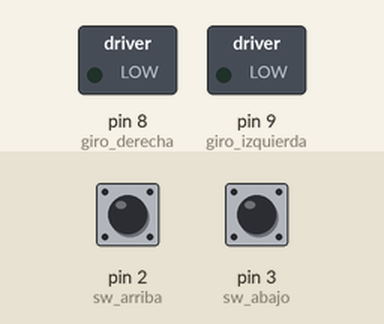
Bench run of a sketch on a simulated Arduino Uno, built with avr-gcc and run on an emulated ATmega328P. On the bench: switched loads named in the sketch (green lamp = pin HIGH). Inputs (shaded band) come from the test bench; at power-on: pin 2 (sw_arriba) HIGH, pin 3 (sw_abajo) HIGH. The modem accepts every AT command (registered, SIM ready, sends succeed) and sends nothing else.

Above: at 6.2 s.
6.3 s: pin 2 (sw_arriba) pulled LOW for 0.15 s
At 6.37 s:
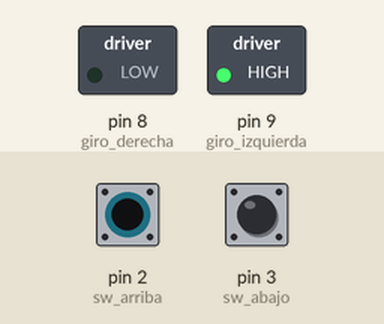
7.9 s: pin 3 (sw_abajo) pulled LOW for 0.15 s
At 7.97 s:
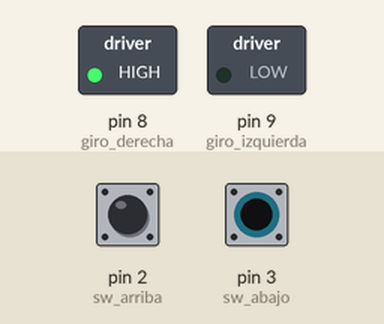
9.5 s: pin 3 (sw_abajo) pulled LOW for 3.2 s
At 13.6 s:
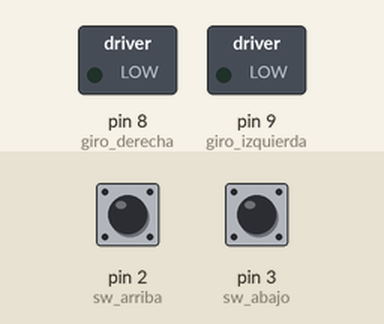
14.2 s: pin 2 (sw_arriba) pulled LOW for 3.2 s
At 14.7 s:
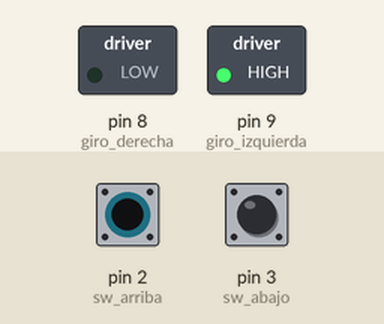
Timing chart, 0 to 18.9 s (numbered marks = the images above; inputs shaded):
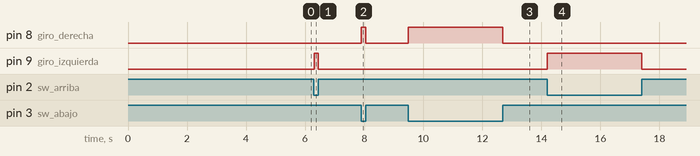

The sketch:

Arduino_persiana.ino
```cpp
#include <SoftwareSerial.h>

// Pines para la comunicación Serial con ESP8266
const int RX_PIN = 10; // Conectar al TX del ESP8266
const int TX_PIN = 11; // Conectar al RX del ESP8266

// Crea una instancia de SoftwareSerial
SoftwareSerial esp8266(RX_PIN, TX_PIN);

// Credenciales de Wi-Fi para el modo AP del ESP8266
const char* ssid = "Alan 2,4G";
const char* password = "Fran2002";

// Entradas y salidas para los botones y el motor
int sw_arriba = 2;
int sw_abajo = 3;
int giro_derecha = 8;
int giro_izquierda = 9;

void setup() {
  // Configuración de los pines de entrada para los botones
  pinMode(sw_arriba, INPUT_PULLUP);
  pinMode(sw_abajo, INPUT_PULLUP);

  // Configuración de los pines de salida para el motor
  pinMode(giro_derecha, OUTPUT);
  pinMode(giro_izquierda, OUTPUT);
  digitalWrite(giro_derecha, LOW);
  digitalWrite(giro_izquierda, LOW);

  // Inicia la comunicación Serial con el ordenador
  Serial.begin(115200);

  // Inicia la comunicación Serial con el ESP8266
  esp8266.begin(115200);

  // Comandos AT para configurar el ESP8266
  esp8266.println("AT"); // Comando de prueba para verificar la comunicación
  delay(1000);
  esp8266.println("AT+CWMODE=2"); // Establece el ESP8266 en modo AP
  delay(1000);
  esp8266.println("AT+CWSAP=\"" + String(ssid) + "\",\"" + String(password) + "\",1,3"); // Configura el SSID y contraseña del AP
  delay(1000);
  esp8266.println("AT+CIPMUX=1"); // Habilita múltiples conexiones
  delay(1000);
  esp8266.println("AT+CIPSERVER=1,80"); // Inicia el servidor en el puerto 80
  delay(1000);
}

void loop() {
  // Comprueba el estado de los botones y actúa en consecuencia
  if (digitalRead(sw_arriba) == LOW) {
    // Si el botón de subir está presionado, subir la persiana
    subir_persiana();
  }
  else if (digitalRead(sw_abajo) == LOW) {
    // Si el botón de bajar está presionado, bajar la persiana
    bajar_persiana();
  }
  else {
    // Si no se está presionando ninguno de los botones, detener el motor
    parar_motor();
  }

  // Comprueba si hay datos disponibles desde el ESP8266
  if (esp8266.available()) {
    String command = esp8266.readStringUntil('\n');

    if (command.indexOf("/SUBIR") != -1) {
      subir_persiana();
    }
    else if (command.indexOf("/BAJAR") != -1) {
      bajar_persiana();
    }
  }
}

void subir_persiana() {
  digitalWrite(giro_derecha, LOW);
  digitalWrite(giro_izquierda, HIGH); // Activa el motor para subir la persiana
}

void bajar_persiana() {
  digitalWrite(giro_derecha, HIGH); // Activa el motor para bajar la persiana
  digitalWrite(giro_izquierda, LOW);
}

void parar_motor() {
  digitalWrite(giro_derecha, LOW);
  digitalWrite(giro_izquierda, LOW); // Apaga ambos pines para detener el motor
}
```

Measured:
- after the input at 6.3 s, pin 9 (giro_izquierda): LOW → HIGH at once, → LOW 0.15 s later
- after the input at 7.9 s, pin 8 (giro_derecha): LOW → HIGH at once, → LOW 0.15 s later
- after the input at 9.5 s, pin 8 (giro_derecha): LOW → HIGH at once, → LOW 3.2 s later
- after the input at 14.2 s, pin 9 (giro_izquierda): LOW → HIGH at once, → LOW 3.2 s later
